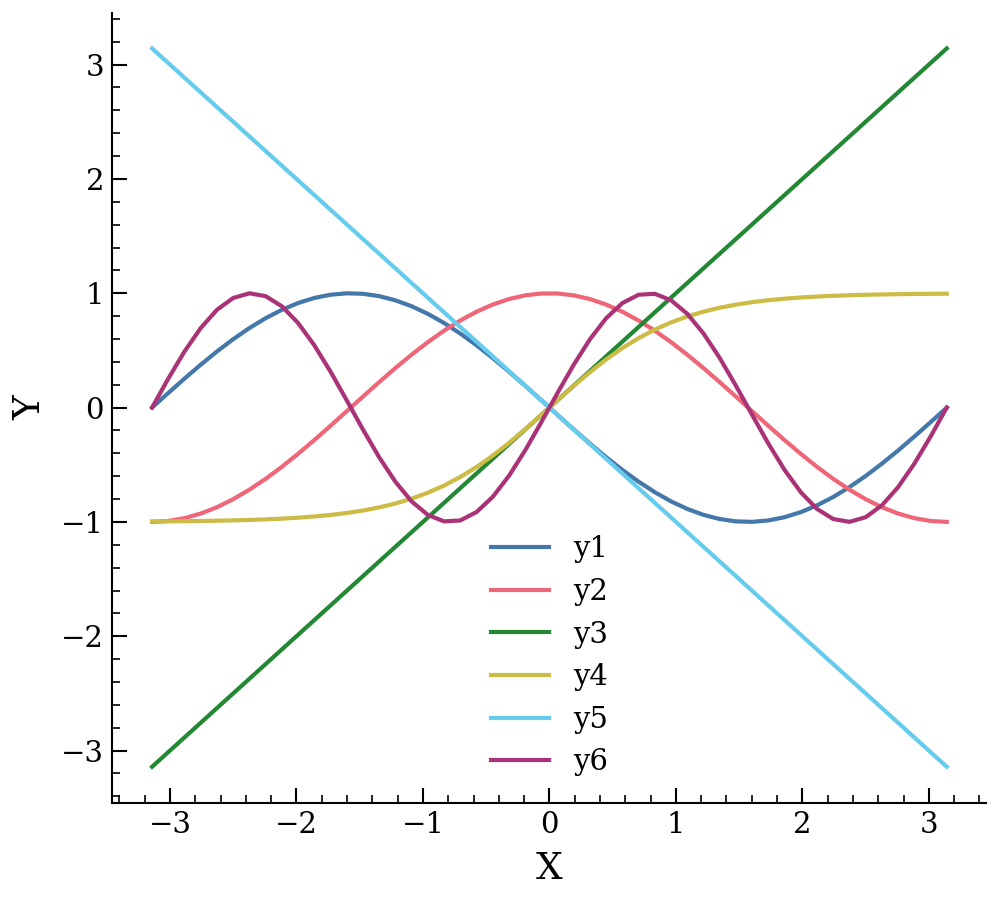

Source code (Python):
import numpy as np
import matplotlib.pyplot as plt

plt.style.use('./plotting/planetary-chem-paper.mplstyle')

x = np.linspace(-np.pi, np.pi)
y1 = -np.sin(x)
y2 = np.cos(x)
y3 = x
y4 = np.tanh(x)
y5 = -x
y6 = np.sin(2*x)


plt.plot(x, y1, label='y1')
plt.plot(x, y2, label='y2')
plt.plot(x, y3, label='y3')
plt.plot(x, y4, label='y4')
plt.plot(x, y5, label='y5')
plt.plot(x, y6, label='y6')

plt.legend()
plt.xlabel('X')
plt.ylabel('Y')

plt.savefig('plotting/plot.png')
plt.close()
# plt.show()

x = np.linspace(-2, 2)
y = np.linspace(-2, 2)
X, Y = np.meshgrid(x, y)

Z = np.exp(- (X**2 + Y**2))

plt.contourf(X, Y, Z, 200)
plt.colorbar(label='Z')
plt.xlabel('X')
plt.ylabel('Y')

plt.savefig('plotting/plot2.png')
